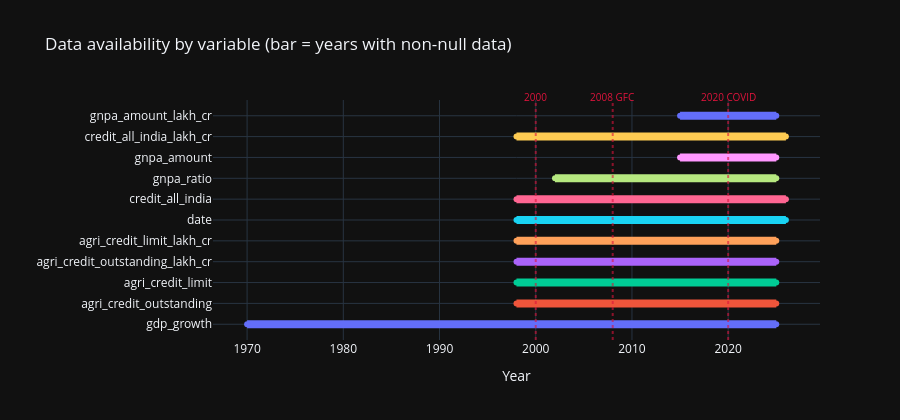

Notebook code for this chart:
### Code cell
fig = go.Figure()
for i, row in coverage_summary.dropna(subset=["first_year"]).iterrows():
    fig.add_trace(go.Scatter(
        x=[row["first_year"], row["last_year"]],
        y=[row["variable"], row["variable"]],
        mode="lines+markers",
        line=dict(width=8),
        name=row["variable"],
        showlegend=False
    ))

# mark recession years
for yr, label in [(2000, "2000"), (2008, "2008 GFC"), (2020, "2020 COVID")]:
    fig.add_vline(x=yr, line_dash="dot", line_color="crimson", opacity=0.6)
    fig.add_annotation(x=yr, y=1.05, yref="paper", text=label, showarrow=False, font=dict(size=10, color="crimson"))

fig.update_layout(title="Data availability by variable (bar = years with non-null data)",
                   xaxis_title="Year", yaxis_title="", height=420)
fig.show()

### Figure 1 — Plotly figure (JSON) as saved in the notebook; plotly's stock layout.template omitted (floating-point values rounded to 4 significant figures)
{"data": [{"line": {"width": 8}, "mode": "lines+markers", "name": "gdp_growth", "showlegend": false, "type": "scatter", "x": [1970, 2025], "y": ["gdp_growth", "gdp_growth"]}, {"line": {"width": 8}, "mode": "lines+markers", "name": "agri_credit_outstanding", "showlegend": false, "type": "scatter", "x": [1998, 2025], "y": ["agri_credit_outstanding", "agri_credit_outstanding"]}, {"line": {"width": 8}, "mode": "lines+markers", "name": "agri_credit_limit", "showlegend": false, "type": "scatter", "x": [1998, 2025], "y": ["agri_credit_limit", "agri_credit_limit"]}, {"line": {"width": 8}, "mode": "lines+markers", "name": "agri_credit_outstanding_lakh_cr", "showlegend": false, "type": "scatter", "x": [1998, 2025], "y": ["agri_credit_outstanding_lakh_cr", "agri_credit_outstanding_lakh_cr"]}, {"line": {"width": 8}, "mode": "lines+markers", "name": "agri_credit_limit_lakh_cr", "showlegend": false, "type": "scatter", "x": [1998, 2025], "y": ["agri_credit_limit_lakh_cr", "agri_credit_limit_lakh_cr"]}, {"line": {"width": 8}, "mode": "lines+markers", "name": "date", "showlegend": false, "type": "scatter", "x": [1998, 2026], "y": ["date", "date"]}, {"line": {"width": 8}, "mode": "lines+markers", "name": "credit_all_india", "showlegend": false, "type": "scatter", "x": [1998, 2026], "y": ["credit_all_india", "credit_all_india"]}, {"line": {"width": 8}, "mode": "lines+markers", "name": "gnpa_ratio", "showlegend": false, "type": "scatter", "x": [2002, 2025], "y": ["gnpa_ratio", "gnpa_ratio"]}, {"line": {"width": 8}, "mode": "lines+markers", "name": "gnpa_amount", "showlegend": false, "type": "scatter", "x": [2015, 2025], "y": ["gnpa_amount", "gnpa_amount"]}, {"line": {"width": 8}, "mode": "lines+markers", "name": "credit_all_india_lakh_cr", "showlegend": false, "type": "scatter", "x": [1998, 2026], "y": ["credit_all_india_lakh_cr", "credit_all_india_lakh_cr"]}, {"line": {"width": 8}, "mode": "lines+markers", "name": "gnpa_amount_lakh_cr", "showlegend": false, "type": "scatter", "x": [2015, 2025], "y": ["gnpa_amount_lakh_cr", "gnpa_amount_lakh_cr"]}], "layout": {"annotations": [{"font": {"color": "crimson", "size": 10}, "showarrow": false, "text": "2000", "x": 2000, "y": 1.05, "yref": "paper"}, {"font": {"color": "crimson", "size": 10}, "showarrow": false, "text": "2008 GFC", "x": 2008, "y": 1.05, "yref": "paper"}, {"font": {"color": "crimson", "size": 10}, "showarrow": false, "text": "2020 COVID", "x": 2020, "y": 1.05, "yref": "paper"}], "height": 420, "shapes": [{"line": {"color": "crimson", "dash": "dot"}, "opacity": 0.6, "type": "line", "x0": 2000, "x1": 2000, "xref": "x", "y0": 0, "y1": 1, "yref": "y domain"}, {"line": {"color": "crimson", "dash": "dot"}, "opacity": 0.6, "type": "line", "x0": 2008, "x1": 2008, "xref": "x", "y0": 0, "y1": 1, "yref": "y domain"}, {"line": {"color": "crimson", "dash": "dot"}, "opacity": 0.6, "type": "line", "x0": 2020, "x1": 2020, "xref": "x", "y0": 0, "y1": 1, "yref": "y domain"}], "title": {"text": "Data availability by variable (bar = years with non-null data)"}, "xaxis": {"title": {"text": "Year"}}, "yaxis": {"title": {"text": ""}}}}
